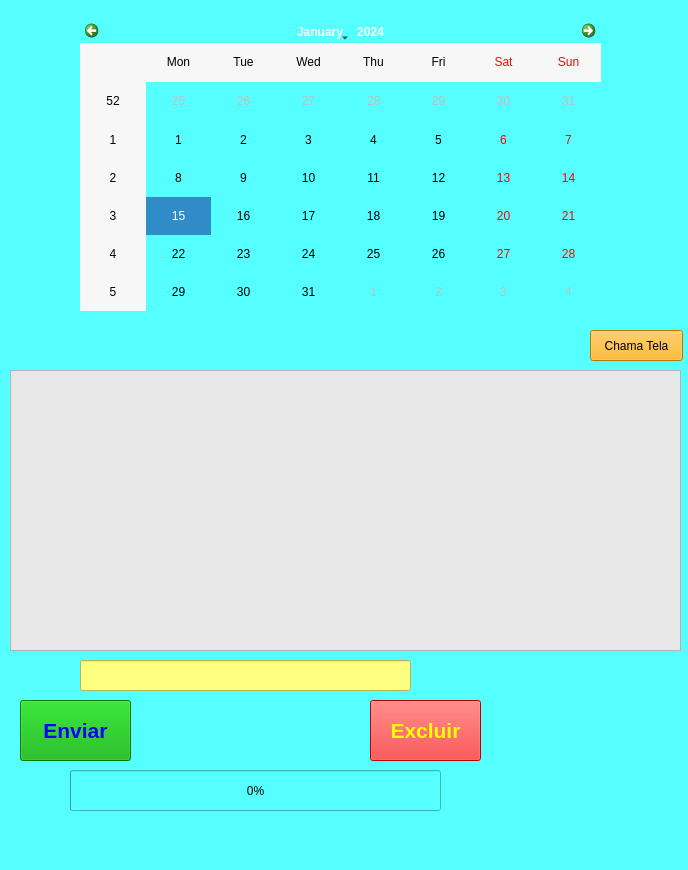
<?xml version="1.0" encoding="UTF-8"?>
<ui version="4.0">
 <class>MainWindow</class>
 <widget class="QMainWindow" name="MainWindow">
  <property name="geometry">
   <rect>
    <x>0</x>
    <y>0</y>
    <width>688</width>
    <height>870</height>
   </rect>
  </property>
  <property name="windowTitle">
   <string>MainWindow</string>
  </property>
  <property name="styleSheet">
   <string notr="true">background-color: rgb(85, 255, 255);</string>
  </property>
  <widget class="QWidget" name="centralwidget">
   <widget class="QListWidget" name="listWidget">
    <property name="geometry">
     <rect>
      <x>10</x>
      <y>370</y>
      <width>671</width>
      <height>281</height>
     </rect>
    </property>
    <property name="styleSheet">
     <string notr="true">background-color: rgb(231, 231, 231);</string>
    </property>
   </widget>
   <widget class="QPushButton" name="pushButton">
    <property name="geometry">
     <rect>
      <x>20</x>
      <y>700</y>
      <width>111</width>
      <height>61</height>
     </rect>
    </property>
    <property name="font">
     <font>
      <pointsize>16</pointsize>
      <weight>75</weight>
      <bold>true</bold>
     </font>
    </property>
    <property name="styleSheet">
     <string notr="true">background-color: rgb(0, 170, 0);
color: rgb(0, 0, 255);</string>
    </property>
    <property name="text">
     <string>Enviar</string>
    </property>
   </widget>
   <widget class="QPushButton" name="pushButton_2">
    <property name="geometry">
     <rect>
      <x>370</x>
      <y>700</y>
      <width>111</width>
      <height>61</height>
     </rect>
    </property>
    <property name="font">
     <font>
      <pointsize>16</pointsize>
      <weight>75</weight>
      <bold>true</bold>
     </font>
    </property>
    <property name="styleSheet">
     <string notr="true">background-color: rgb(255, 0, 0);
color: rgb(255, 255, 0);</string>
    </property>
    <property name="text">
     <string>Excluir</string>
    </property>
   </widget>
   <widget class="QLineEdit" name="lineEdit">
    <property name="geometry">
     <rect>
      <x>80</x>
      <y>660</y>
      <width>331</width>
      <height>31</height>
     </rect>
    </property>
    <property name="styleSheet">
     <string notr="true">background-color: rgb(255, 255, 127);</string>
    </property>
   </widget>
   <widget class="QPushButton" name="pushButton_3">
    <property name="geometry">
     <rect>
      <x>590</x>
      <y>330</y>
      <width>93</width>
      <height>31</height>
     </rect>
    </property>
    <property name="styleSheet">
     <string notr="true">background-color: rgb(255, 170, 0);</string>
    </property>
    <property name="text">
     <string>Chama Tela</string>
    </property>
   </widget>
   <widget class="QProgressBar" name="progressBar">
    <property name="geometry">
     <rect>
      <x>70</x>
      <y>770</y>
      <width>371</width>
      <height>41</height>
     </rect>
    </property>
    <property name="value">
     <number>0</number>
    </property>
   </widget>
   <widget class="QCalendarWidget" name="calendarWidget">
    <property name="geometry">
     <rect>
      <x>80</x>
      <y>20</y>
      <width>521</width>
      <height>291</height>
     </rect>
    </property>
   </widget>
  </widget>
  <widget class="QMenuBar" name="menubar">
   <property name="geometry">
    <rect>
     <x>0</x>
     <y>0</y>
     <width>688</width>
     <height>26</height>
    </rect>
   </property>
  </widget>
  <widget class="QStatusBar" name="statusbar"/>
 </widget>
 <resources/>
 <connections/>
</ui>
